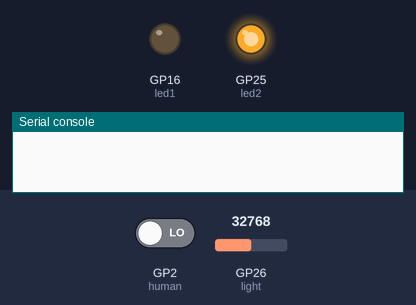
A program run on a simulated Raspberry Pi Pico running MicroPython. Parts: output pins drawn as LEDs (lit = HIGH), the last lines printed to the serial console. Inputs (shaded band) come from the test bench; at power-on: GP2 (human) LOW, GP26 (light) = 32768 (analog values on the 0–65535 scale).

Above: at 1.2 s.
1.3 s: GP2 (human) driven HIGH
At 2.5 s:
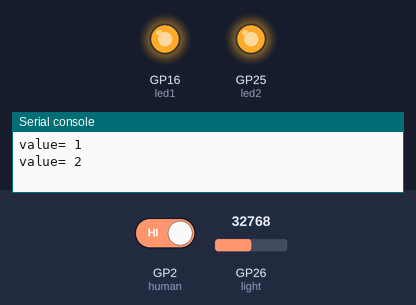
2.8 s: GP26 (light) set to 31376
At 4.4 s:
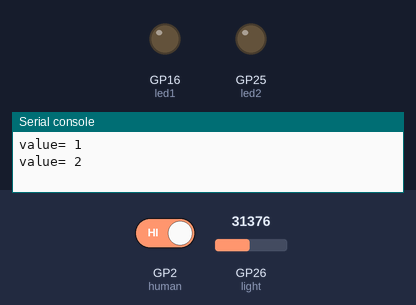
5.0 s: GP26 (light) set to 32767
At 5.6 s:
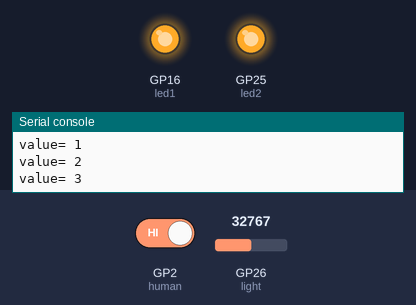
6.5 s: GP26 (light) set to 19660
At 8.5 s:
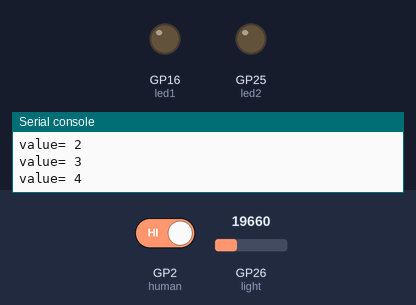
Timing chart, 0 to 9.7 s (numbered marks = the images above; inputs shaded):
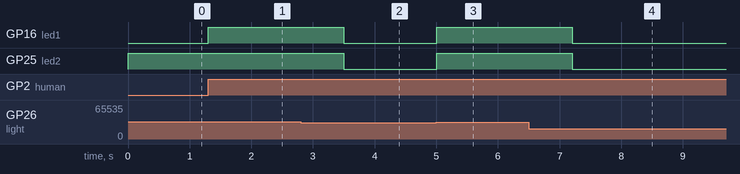

Measured:
- the behaviour switches between 32000 and 31984 on GP26 (light) (found by bisection; images 1 and 2)
- after the input at 1.3 s, GP16 (led1): LOW → HIGH at once
- after the input at 2.8 s, GP16 (led1), GP25 (led2): HIGH → LOW after 0.70 s
- after the input at 5.0 s, GP16 (led1), GP25 (led2): LOW → HIGH at once
- after the input at 6.5 s, GP16 (led1), GP25 (led2): HIGH → LOW after 0.71 s

The program:

Project_25_Human_Induction_Lamp.py
```python
from machine import Pin, ADC
import time

# Human infrared sensor pin
human = Pin(2, Pin.IN)

# Initialize the photosensitive sensor pin to GP26 (ADC function)
light = ADC(26)
#create the External LED object from Pin 16, Set Pin 16 to output
led1 = Pin(16, Pin.OUT)
#create the built-in LED on the Pico board from Pin 25, Set Pin 25 to output
led2 = Pin(25, Pin.OUT)

# Turn off the External LED
def led1_off():
    led1.value(0)

# Turn on the External LED
def led1_on():
    led1.value(1)

# Open the built-in LED on the Pico board
def led2_on():
    led2.value(1)

# Close the built-in LED on the Pico board
def led2_off():
    led2.value(0)

# Read the current analog value of the photosensitive sensor, range [0, 1023]
# The stronger the light intensity, the smaller the value.
def get_value():
    return int(light.read_u16() * 1024 / 65536)


def detect_someone():
    if human.value() == 1:
        return True
    return False

abc = 0

while True:
    val = get_value()
#     print('val=', val)

    if val >= 500:
        led2_on()
        if detect_someone() == True:
            abc += 1
            led1_on()
            print("value=", abc)
            time.sleep(1)
        else:
            if abc != 0:
                abc = 0
                led1_off()
    else:
        led2_off()
        led1_off()

    time.sleep(0.1)
```
